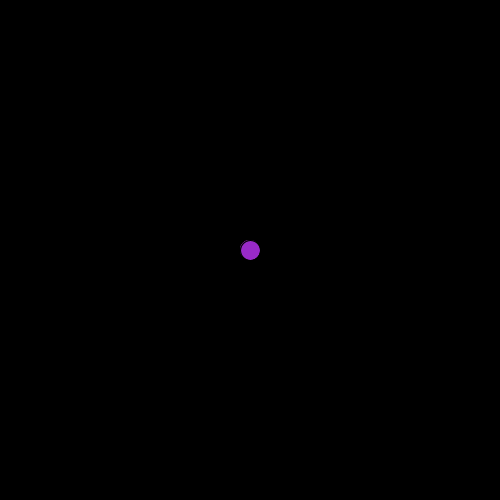
Frame 1 (no input)
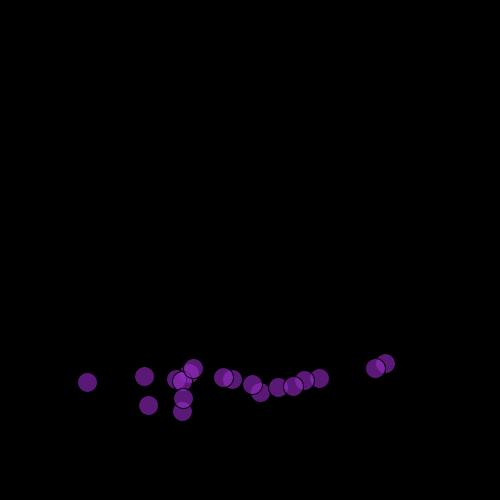
Frame 60 (the mouse pressed at the canvas centre just before this capture)
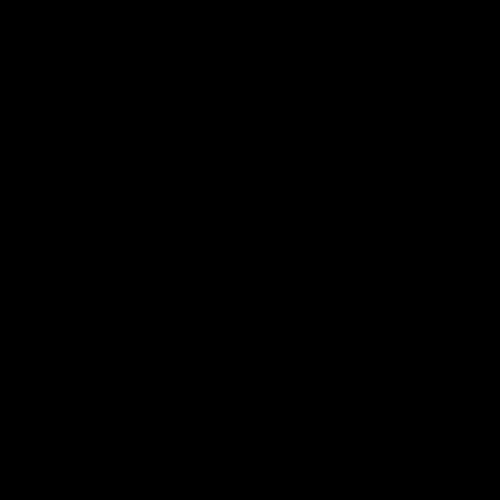
Frame 120 (the mouse held since frame 60 and released just before this capture)

The Processing sketch that drew these frames (run headless with seeded random() and noise(); from frame 60 on, the mouse is pressed at the canvas centre):

// Processing sketch: flurry_screensaver
// ── flurry_screensaver.pde
ParticleSystem ps;

void setup(){
  size(500, 500);
  pixelDensity(displayDensity());
  colorMode(HSB, 255, 255, 255);
  background(0);
  ps = new ParticleSystem();
}

void draw(){
  background(0);
  ps.run();
}

// ── beam_system.pde
class BeamSystem{
  
  ArrayList<ParticleSystem> beams;
  PVector origin;
  
  BeamSystem(){
    beams = new ArrayList<ParticleSystem>();
  }
  
  void run(){
    if(beams.size() < 5){
      beams.add(new ParticleSystem());
    }
    for(int i=beams.size() -1; i > 0; i--){
      ParticleSystem ps = beams.get(i);
      ps.run();
    }
  }
}

// ── particle.pde
class Particle {
  
  PVector loc, vel, acc;
  float w, h;
  
  Particle(PVector _origin){
    loc = new PVector(_origin.x, _origin.y);
    vel = new PVector();
    acc = new PVector();
    
    w = 20;
    h = 20;
  }
  
  void run(){
    display();
    update();
  }
  
  void display(){
    fill(200, 200, 200, 150);
    ellipse(loc.x, loc.y, w, h);
  }
  
  void applyForce(PVector _force){
    PVector f = _force.get();
    acc.add(f);
  }
  
  void update(){
    applyForce(new PVector(random(-0.5, 0.5), random(0.15)));
    vel.add(acc);
    loc.add(vel);
    
    acc.mult(0);
  }
  
}

// ── particle_system.pde
class ParticleSystem{
  
  ArrayList<Particle> particles;
  PVector origin;
  
  ParticleSystem(){
    origin = new PVector(width/2, height/2);
    particles = new ArrayList<Particle>();
  }
  
  void addParticle(){
    particles.add(new Particle(origin));
  }
  
  void run(){
    while(particles.size() < 19){
      addParticle();
    }
    for(int i=particles.size() -1; i >= 0; i--){
      Particle p = particles.get(i);
      p.run();
    }
  }
  
}
